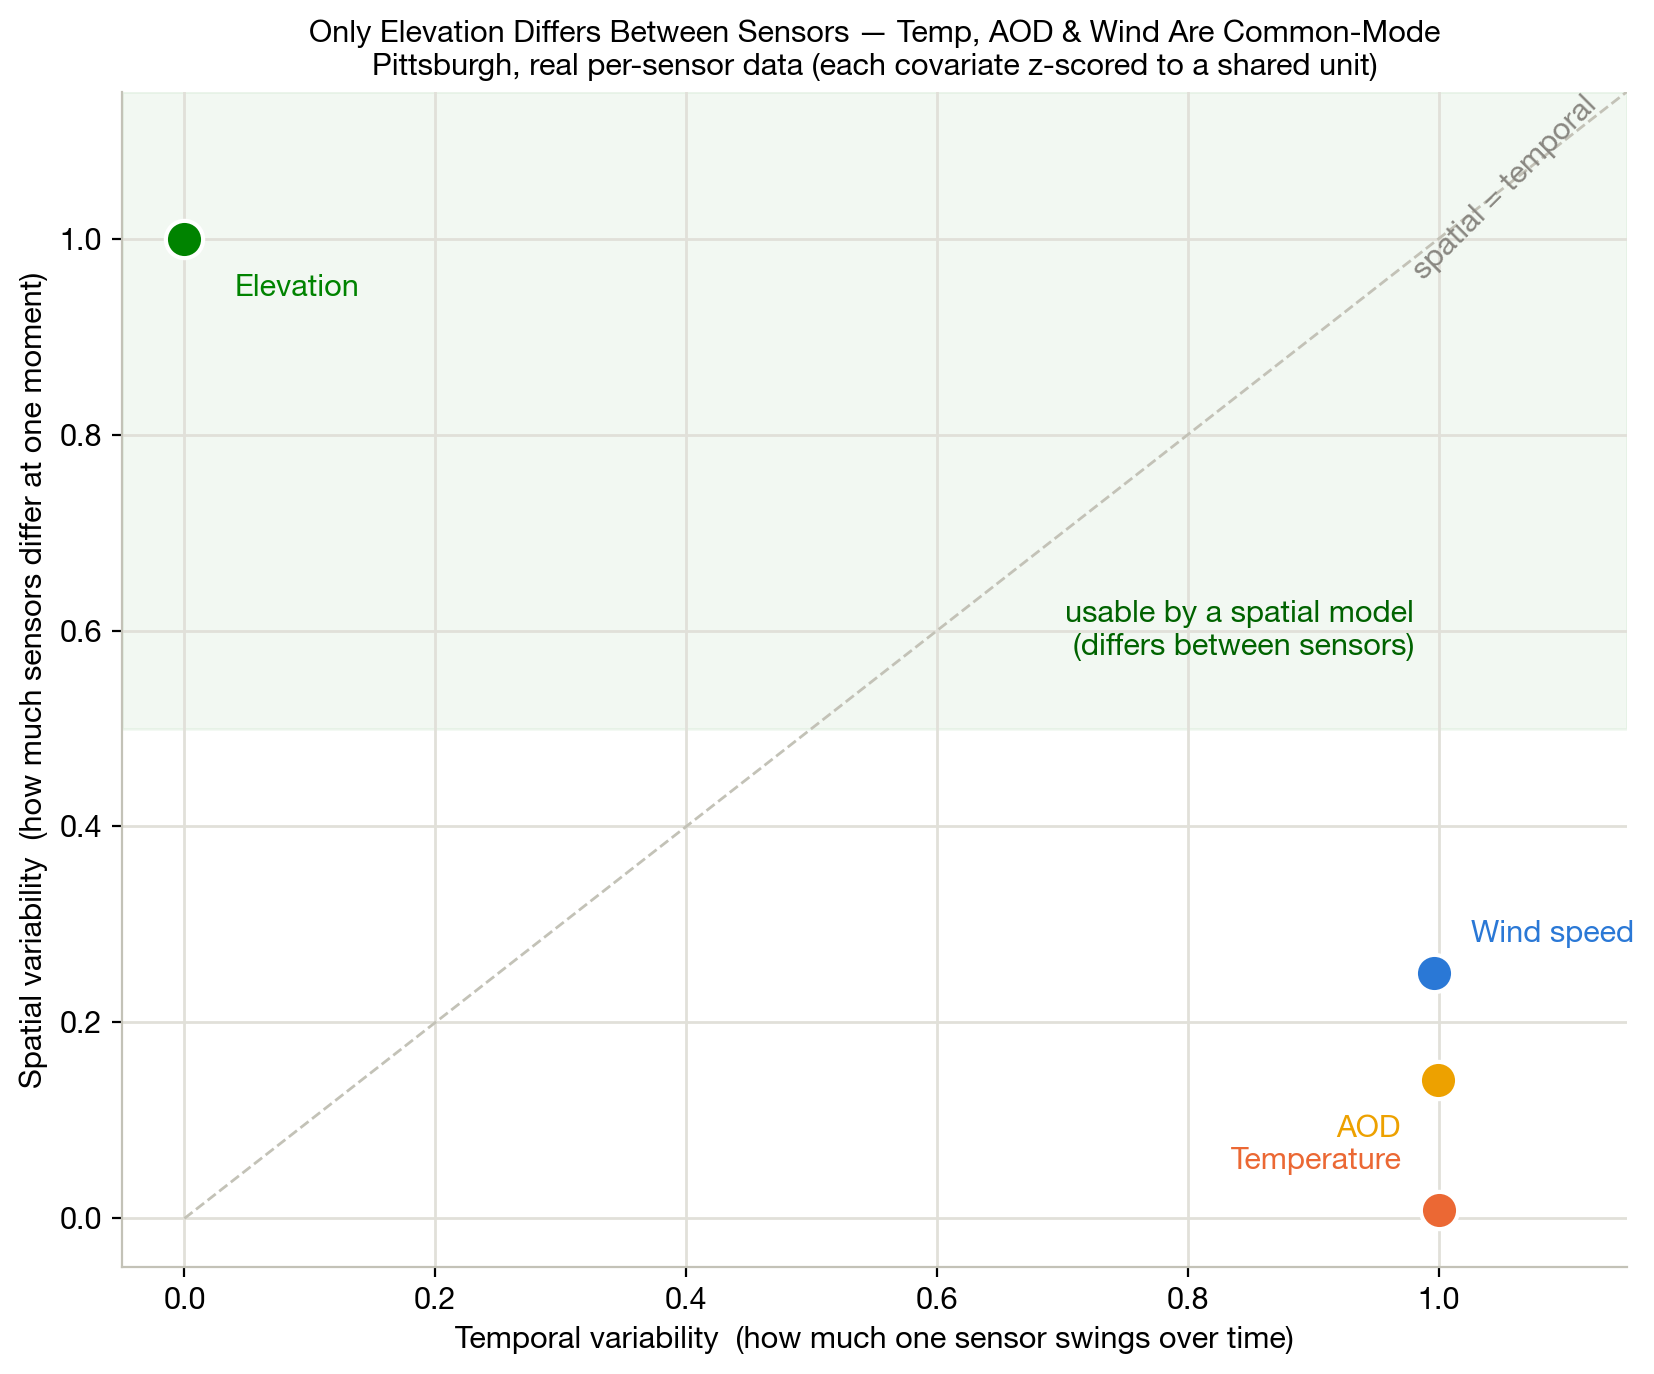

The Python source for this figure:
"""Poster figure (SHOW, don't tell): why elevation is a usable spatial covariate
and reanalysis temp / AOD / wind are not. Pittsburgh, real per-sensor data.

For each covariate we build a [time, sensor] matrix, z-score it GLOBALLY (so all
covariates share one unit = fraction of total std), then plot:
    x = temporal variability  = how much ONE sensor swings over time
    y = spatial variability    = how much sensors DIFFER at the same moment
A spatial (interpolation) model can only use the y-axis. Elevation sits top-left
(all spatial, zero temporal); temp / AOD / wind sit bottom-right (they swing in
time but barely differ between sensors = common-mode). You SEE the separation.

--- EDIT TITLES HERE ---------------------------------------------------------"""
TITLE = "Only Elevation Differs Between Sensors — Temp, AOD & Wind Are Common-Mode"
SUBTITLE = "Pittsburgh, real per-sensor data (each covariate z-scored to a shared unit)"
# -----------------------------------------------------------------------------
import re
import glob
import numpy as np
import pandas as pd
import matplotlib.pyplot as plt
from pathlib import Path
from _style import apply, FS
apply()

PGH = Path(__file__).resolve().parents[1] / "data" / "pittsburgh"
FEET_TO_M = 0.3048


def zscore_std(mat):
    """Global z-score (nan-aware), return (temporal_std, spatial_std) in
    fraction-of-total-std units. spatial = mean over time of var across sensors;
    temporal = mean over sensors of var over time."""
    fin = np.isfinite(mat)
    mu, sd = np.nanmean(mat), np.nanstd(mat)
    z = (mat - mu) / (sd + 1e-12)
    # spatial: variance across sensors at each time, averaged over times with >=2 sensors
    sp = np.array([np.nanvar(z[t, np.isfinite(z[t])]) for t in range(z.shape[0])
                   if fin[t].sum() >= 2])
    # temporal: variance over time for each sensor, averaged over sensors with >=2 obs
    tp = np.array([np.nanvar(z[np.isfinite(z[:, n]), n]) for n in range(z.shape[1])
                   if fin[:, n].sum() >= 2])
    return np.sqrt(tp.mean()), np.sqrt(sp.mean())


# ---- temperature: <id>_temperature.csv (datetime, temperature_C) ----
tcols = {}
for f in glob.glob(str(PGH / "temperature" / "*_temperature.csv")):
    sid = Path(f).name.split("_")[0]
    d = pd.read_csv(f, parse_dates=["datetime"]).set_index("datetime")["temperature_C"]
    tcols[sid] = d
temp = pd.DataFrame(tcols).to_numpy()

# ---- wind: wind_hrrr/sensor_<id>.csv (time, u10, v10) -> speed ----
wcols = {}
for f in glob.glob(str(PGH / "wind_hrrr" / "sensor_*.csv")):
    sid = re.search(r"sensor_(\d+)", f).group(1)
    d = pd.read_csv(f, parse_dates=["time"]).set_index("time")
    wcols[sid] = np.hypot(d["u10"], d["v10"])
wind = pd.DataFrame(wcols).to_numpy()

# ---- AOD: one long csv, daily/sparse -> [day, sensor] on aod_055 ----
a = pd.read_csv(PGH / "aod" / "aod_points_2023-01-01_2023-12-31.csv",
                parse_dates=["datetime"])
a["day"] = a["datetime"].dt.floor("D")
aod = a.pivot_table(index="day", columns="id", values="aod_055", aggfunc="mean").to_numpy()

# ---- elevation: coords file [id, lat, lon, elev_ft] -> static ----
txt = (PGH / "coords" / "pittsburgh_loc_elev.txt").read_text()
elev_ft = [int(m[3]) for m in re.findall(r"\[(\d+),([-\d.]+),([-\d.]+),(\d+)\]", txt)]
elev_m = np.array(elev_ft, dtype=float) * FEET_TO_M
elev_z = (elev_m - elev_m.mean()) / (elev_m.std() + 1e-12)  # spatial std = 1, temporal = 0

points = {
    "Temperature": (*zscore_std(temp), "#eb6834"),
    "AOD":         (*zscore_std(aod),  "#eda100"),
    "Wind speed":  (*zscore_std(wind), "#2a78d6"),
    "Elevation":   (0.0, float(np.std(elev_z)), "#008300"),
}

fig, ax = plt.subplots(figsize=(8.5, 7))

# reference: "spatial = temporal" diagonal; above it a covariate is spatially useful
lim = 1.15
ax.plot([0, lim], [0, lim], ls="--", lw=1, color="#c3c2b7", zorder=1)
ax.text(lim - 0.02, lim - 0.02, "spatial = temporal", ha="right", va="bottom",
        fontsize=FS, color="#898781", rotation=45, rotation_mode="anchor")
# shade the "usable by a spatial model" zone (high spatial)
ax.axhspan(0.5, lim, color="#008300", alpha=0.05, zorder=0)
ax.text(0.98, 0.6, "usable by a spatial model\n(differs between sensors)",
        fontsize=FS, color="#006300", va="center", ha="right")

for name, (tstd, sstd, color) in points.items():
    ax.scatter(tstd, sstd, s=180, color=color, edgecolor="white",
               linewidth=1.5, zorder=4)
    # place each label clear of its point and of neighbours
    off = {"Elevation": (0.04, -0.05, "left"),
           "Wind speed": (0.03, 0.04, "left"),
           "AOD": (-0.03, -0.05, "right"),
           "Temperature": (-0.03, 0.05, "right")}[name]
    ax.annotate(name, (tstd, sstd), xytext=(tstd + off[0], sstd + off[1]),
                fontsize=FS, color=color, va="center", ha=off[2])

ax.set_xlim(-0.05, lim)
ax.set_ylim(-0.05, lim)
ax.set_xlabel("Temporal variability  (how much one sensor swings over time)", fontsize=FS)
ax.set_ylabel("Spatial variability  (how much sensors differ at one moment)", fontsize=FS)
ax.set_title(f"{TITLE}\n{SUBTITLE}", fontsize=FS)
for s in ["top", "right"]:
    ax.spines[s].set_visible(False)
ax.spines["left"].set_color("#c3c2b7"); ax.spines["bottom"].set_color("#c3c2b7")
ax.grid(True, color="#e1e0d9", lw=1); ax.set_axisbelow(True)

fig.tight_layout()
out = "covariate_spatial_temporal.png"
fig.savefig(out, dpi=200, bbox_inches="tight")
print(f"saved {out}")
for name, (t, s, _) in points.items():
    print(f"  {name:12s} temporal_std={t:.3f}  spatial_std={s:.3f}  ratio(sp/tp)²={ (s/t)**2 if t>0 else float('inf'):.3f}")
